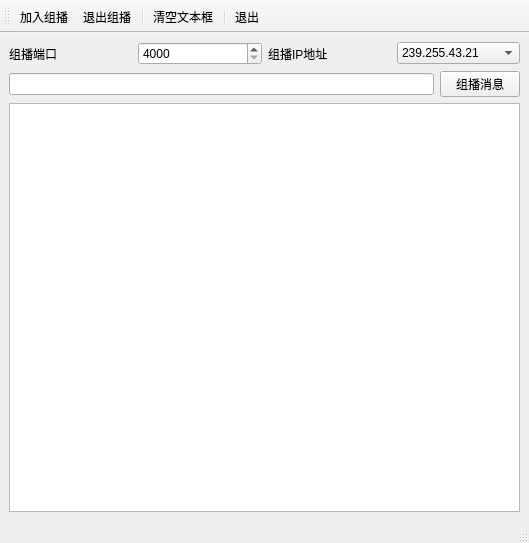
<?xml version="1.0" encoding="UTF-8"?>
<ui version="4.0">
 <class>MainWindow</class>
 <widget class="QMainWindow" name="MainWindow">
  <property name="geometry">
   <rect>
    <x>0</x>
    <y>0</y>
    <width>529</width>
    <height>543</height>
   </rect>
  </property>
  <property name="windowTitle">
   <string>MainWindow</string>
  </property>
  <widget class="QWidget" name="centralwidget">
   <layout class="QVBoxLayout" name="verticalLayout">
    <item>
     <layout class="QHBoxLayout" name="horizontalLayout">
      <item>
       <widget class="QLabel" name="label">
        <property name="text">
         <string>组播端口</string>
        </property>
       </widget>
      </item>
      <item>
       <widget class="QSpinBox" name="spinBox_groupPort">
        <property name="minimum">
         <number>4000</number>
        </property>
        <property name="maximum">
         <number>8000</number>
        </property>
       </widget>
      </item>
      <item>
       <widget class="QLabel" name="label_2">
        <property name="text">
         <string>组播IP地址</string>
        </property>
       </widget>
      </item>
      <item>
       <widget class="QComboBox" name="comboBox_groupIP">
        <item>
         <property name="text">
          <string>239.255.43.21</string>
         </property>
        </item>
        <item>
         <property name="text">
          <string>239.255.40.221</string>
         </property>
        </item>
       </widget>
      </item>
     </layout>
    </item>
    <item>
     <layout class="QHBoxLayout" name="horizontalLayout_2">
      <item>
       <widget class="QLineEdit" name="lineEdit_message"/>
      </item>
      <item>
       <widget class="QPushButton" name="pushButton_sendMessage">
        <property name="text">
         <string>组播消息</string>
        </property>
       </widget>
      </item>
     </layout>
    </item>
    <item>
     <widget class="QPlainTextEdit" name="plainTextEdit"/>
    </item>
   </layout>
  </widget>
  <widget class="QMenuBar" name="menubar">
   <property name="geometry">
    <rect>
     <x>0</x>
     <y>0</y>
     <width>529</width>
     <height>25</height>
    </rect>
   </property>
  </widget>
  <widget class="QStatusBar" name="statusbar"/>
  <widget class="QToolBar" name="toolBar">
   <property name="windowTitle">
    <string>toolBar</string>
   </property>
   <attribute name="toolBarArea">
    <enum>TopToolBarArea</enum>
   </attribute>
   <attribute name="toolBarBreak">
    <bool>false</bool>
   </attribute>
   <addaction name="action_joinGroupCast"/>
   <addaction name="action_quitGroupCast"/>
   <addaction name="separator"/>
   <addaction name="action_clearText"/>
   <addaction name="separator"/>
   <addaction name="action_quit"/>
  </widget>
  <action name="action_joinGroupCast">
   <property name="text">
    <string>加入组播</string>
   </property>
   <property name="toolTip">
    <string>加入组播</string>
   </property>
   <property name="menuRole">
    <enum>QAction::NoRole</enum>
   </property>
  </action>
  <action name="action_quitGroupCast">
   <property name="text">
    <string>退出组播</string>
   </property>
   <property name="toolTip">
    <string>退出组播</string>
   </property>
   <property name="menuRole">
    <enum>QAction::NoRole</enum>
   </property>
  </action>
  <action name="action_clearText">
   <property name="text">
    <string>清空文本框</string>
   </property>
   <property name="toolTip">
    <string>清空文本框</string>
   </property>
   <property name="menuRole">
    <enum>QAction::NoRole</enum>
   </property>
  </action>
  <action name="action_quit">
   <property name="text">
    <string>退出</string>
   </property>
   <property name="toolTip">
    <string>退出</string>
   </property>
   <property name="menuRole">
    <enum>QAction::NoRole</enum>
   </property>
  </action>
 </widget>
 <resources/>
 <connections>
  <connection>
   <sender>action_clearText</sender>
   <signal>triggered()</signal>
   <receiver>plainTextEdit</receiver>
   <slot>clear()</slot>
   <hints>
    <hint type="sourcelabel">
     <x>-1</x>
     <y>-1</y>
    </hint>
    <hint type="destinationlabel">
     <x>220</x>
     <y>380</y>
    </hint>
   </hints>
  </connection>
  <connection>
   <sender>action_quit</sender>
   <signal>triggered()</signal>
   <receiver>MainWindow</receiver>
   <slot>close()</slot>
   <hints>
    <hint type="sourcelabel">
     <x>-1</x>
     <y>-1</y>
    </hint>
    <hint type="destinationlabel">
     <x>399</x>
     <y>299</y>
    </hint>
   </hints>
  </connection>
 </connections>
</ui>
